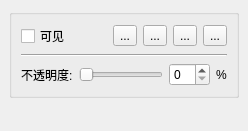
  <widget class="QDockWidget" name="dockWidget_layer">
   <property name="maximumSize">
    <size>
     <width>300</width>
     <height>524287</height>
    </size>
   </property>
   <property name="windowTitle">
    <string>图层</string>
   </property>
   <attribute name="dockWidgetArea">
    <number>1</number>
   </attribute>
   <widget class="QWidget" name="dockWidgetContents_4">
    <layout class="QGridLayout" name="gridLayout_5">
     <item row="2" column="0">
      <widget class="QStackedWidget" name="stackedWidget">
       <property name="frameShape">
        <enum>QFrame::NoFrame</enum>
       </property>
       <property name="currentIndex">
        <number>0</number>
       </property>
       <widget class="QWidget" name="page">
        <layout class="QGridLayout" name="gridLayout_4"/>
       </widget>
       <widget class="QWidget" name="page_2"/>
      </widget>
     </item>
     <item row="1" column="0">
      <widget class="QGroupBox" name="groupBox">
       <property name="title">
        <string/>
       </property>
       <layout class="QVBoxLayout" name="verticalLayout">
        <item>
         <layout class="QHBoxLayout" name="horizontalLayout">
          <item>
           <widget class="QCheckBox" name="cbtn_visible">
            <property name="text">
             <string>可见</string>
            </property>
            <property name="checkable">
             <bool>false</bool>
            </property>
           </widget>
          </item>
          <item>
           <widget class="QToolButton" name="btn_layerGroup">
            <property name="toolTip">
             <string>新建组</string>
            </property>
            <property name="text">
             <string>...</string>
            </property>
            <property name="icon">
             <iconset resource="res.qrc">
              <normaloff>:/images/images/layer_class.png</normaloff>:/images/images/layer_class.png</iconset>
            </property>
           </widget>
          </item>
          <item>
           <widget class="QToolButton" name="btn_addLayer">
            <property name="toolTip">
             <string>增加图层</string>
            </property>
            <property name="text">
             <string>...</string>
            </property>
            <property name="icon">
             <iconset resource="res.qrc">
              <normaloff>:/images/images/add.png</normaloff>:/images/images/add.png</iconset>
            </property>
            <property name="iconSize">
             <size>
              <width>16</width>
              <height>16</height>
             </size>
            </property>
           </widget>
          </item>
          <item>
           <widget class="QToolButton" name="btn_deleteLayer">
            <property name="toolTip">
             <string>删除选中的图层或组；未选中的子项将加到父项末尾</string>
            </property>
            <property name="text">
             <string>...</string>
            </property>
            <property name="icon">
             <iconset resource="res.qrc">
              <normaloff>:/images/images/del.png</normaloff>:/images/images/del.png</iconset>
            </property>
            <property name="iconSize">
             <size>
              <width>16</width>
              <height>16</height>
             </size>
            </property>
           </widget>
          </item>
          <item>
           <widget class="QToolButton" name="btn_lockLayer">
            <property name="toolTip">
             <string>锁定编辑</string>
            </property>
            <property name="text">
             <string>...</string>
            </property>
            <property name="icon">
             <iconset resource="res.qrc">
              <normaloff>:/images/images/lock.png</normaloff>:/images/images/lock.png</iconset>
            </property>
            <property name="iconSize">
             <size>
              <width>16</width>
              <height>16</height>
             </size>
            </property>
            <property name="checkable">
             <bool>true</bool>
            </property>
           </widget>
          </item>
         </layout>
        </item>
        <item>
         <widget class="Line" name="line">
          <property name="orientation">
           <enum>Qt::Horizontal</enum>
          </property>
         </widget>
        </item>
        <item>
         <layout class="QHBoxLayout" name="horizontalLayout_2">
          <item>
           <widget class="QLabel" name="label_opacity">
            <property name="toolTip">
             <string>不透明度</string>
            </property>
            <property name="text">
             <string>不透明度:</string>
            </property>
            <property name="alignment">
             <set>Qt::AlignLeading|Qt::AlignLeft|Qt::AlignVCenter</set>
            </property>
           </widget>
          </item>
          <item>
           <widget class="QSlider" name="horizontalSlider_opacity">
            <property name="orientation">
             <enum>Qt::Horizontal</enum>
            </property>
           </widget>
          </item>
          <item>
           <widget class="QSpinBox" name="spinBox_opacity"/>
          </item>
          <item>
           <widget class="QLabel" name="label_per">
            <property name="text">
             <string>%</string>
            </property>
           </widget>
          </item>
         </layout>
        </item>
       </layout>
      </widget>
     </item>
    </layout>
   </widget>
  </widget>
